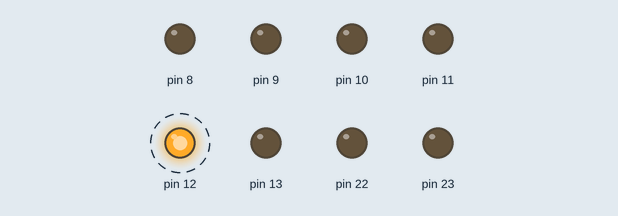
This sketch was run on a simulated Arduino Nano, built with avr-gcc and run on an emulated ATmega328P. Shown: output pins drawn as LEDs (lit = HIGH). Dashed ring = blinking. What the sketch prints to the serial monitor is not drawn.

Above: at 0.5 s.
Timing chart, 0 to 4.6 s (numbered marks = the images above):
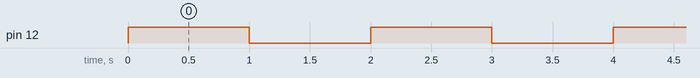

Measured:
- by itself, pin 12: alternates HIGH for 1.0 s and LOW for 1.0 s

The sketch:

Read_Reg_By_Pointer.ino
```cpp
//This code explains how to use pointers to read register values of AVR Microcontroller
//Boared used :Arduino Nano
//MCU: ATMEGA328P
//Compiler Arduino IDE

uint8_t k;

void setup()
{
  DDRB |= 0xFF;
  Serial.begin(9600);
}

void loop()
{
  PORTB ^= 0x10;                     //Decimal 16 or 0
  k = (*(volatile uint8_t*)(0x23));  //Reading the PIN Register Value
  k &= 0x10;                         //Eliminating all except PB5

  Serial.println(k);
  delay(1000);
}
```
